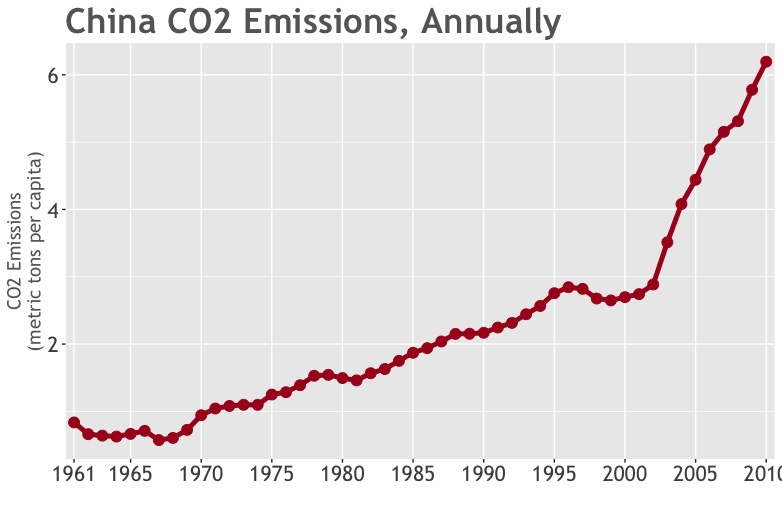

The script that drew this image:
library(ggplot2)

# data from World Bank
# http://data.worldbank.org/country/china

# visualize chines CO2 emisssions, using world bank data
# read in the data
year <- c("1961","1962","1963","1964","1965","1966","1967","1968","1969","1970","1971","1972","1973","1974","1975","1976","1977","1978","1979","1980","1981","1982","1983","1984","1985","1986","1987","1988","1989","1990","1991","1992","1993","1994","1995","1996","1997","1998","1999","2000","2001","2002","2003","2004","2005","2006","2007","2008","2009","2010")
co2_emission_per_cap_qt <- as.numeric(c("0.836046900792028","0.661428164381093","0.640001899360285","0.625646053941047","0.665524211218076","0.710891381561055","0.574162146975018","0.60545199674633","0.725149509123457","0.942934534989582","1.04223969658961","1.08067663654397","1.09819569131687","1.09736711056811","1.25012409495905","1.28528313553995","1.38884289658754","1.52920110964112","1.5426750986837","1.49525074931082","1.46043181655825","1.56673968353113","1.62905590778943","1.75044806018373","1.87105479144466","1.93943425697654","2.03841068876927","2.1509052249848","2.15307791087471","2.16770307659104","2.24590127565651","2.31420729031649","2.44280065934625","2.56599389177193","2.75575496636525","2.84430958153669","2.82056789057578","2.67674598026467","2.64864924664833","2.69686243322549","2.74212081298895","2.88522504139331","3.51224542766222","4.08013890554173","4.4411506949345","4.89272709798477","5.15356401658718","5.31115185538876","5.77814318390097","6.19485757472686"))
# combine data into df
df.china_co2 <- data.frame(year, co2_emission_per_cap_qt)

# baseline chart: fugly: cramped x axis, axis titles are var names, too many gridlines
ggplot(data=df.china_co2, aes(x = year, y = co2_emission_per_cap_qt, group = 1)) +
    geom_line()

# add points to baseline
ggplot(data=df.china_co2, aes(x=year, y=co2_emission_per_cap_qt)) + 
    geom_line() + 
    geom_point()

# need group = 1 if want continuous line between points
ggplot(data=df.china_co2, aes(x=year, y=co2_emission_per_cap_qt, group=1)) + 
    geom_line() + 
    geom_point()

# add color
ggplot(data=df.china_co2, aes(x = year, y = co2_emission_per_cap_qt, group = 1)) +
    geom_line(color='#aa0022', size=1.75) + 
    geom_point(color='#aa0022', size=3.5)

# fix gridlines by adding exact breaks for gridlines
breaks <- c("1961","1965","1970","1975","1980","1985","1990","1995","2000","2005","2010")
ggplot(data=df.china_co2, aes(x=year, y = co2_emission_per_cap_qt, group=1)) + 
    geom_line(color="#aa0022", size=1.75) + 
    geom_point(color="#aa0022", size=3.5) + 
    scale_x_discrete(breaks=breaks)

# add axis labels
ggplot(data=df.china_co2, aes(x=year, y = co2_emission_per_cap_qt, group=1)) + 
    geom_line(color="#aa0022", size=1.75) + 
    geom_point(color="#aa0022", size=3.5) + 
    scale_x_discrete(breaks=c("1961","1965","1970","1975","1980","1985","1990","1995","2000","2005","2010")) +
    ggtitle("China CO2 Emissions, Annually") + 
    # "" removes x label, since its obvious from labels that x axis is years
    labs(x = "", y="CO2 Emissions\n(metric tons per capita)") 

# format labelsggplot(data=df.china_co2, aes(x=year, y = co2_emission_per_cap_qt, group=1)) + 
ggplot(data=df.china_co2, aes(x=year, y = co2_emission_per_cap_qt, group=1)) + 
    geom_line(color="#aa0022", size=1.75) + 
    geom_point(color="#aa0022", size=3.5) + 
    scale_x_discrete(breaks=c("1961","1965","1970","1975","1980","1985","1990","1995","2000","2005","2010")) +
    ggtitle("China CO2 Emissions, Annually") + 
    # "" removes x label, since its obvious from labels that x axis is years
    labs(x = "", y="CO2 Emissions\n(metric tons per capita)") +
    theme(axis.title.y = element_text(size=14, family="Trebuchet MS", color="#666666")) +
    theme(plot.title = element_text(size=26, family="Trebuchet MS", face="bold", hjust=0, color="#666666")) +
    theme(axis.text = element_text(size=16, family="Trebuchet MS"))




# plot
ggplot(data=df.china_co2, aes(x = year, y = co2_emission_per_cap_qt, group = 1)) +
    geom_line(color="#aa0022", size=1.75) + 
    geom_point(color="#aa0022", size=3.5) + 
    scale_x_discrete(breaks=c("1961","1965","1970","1975","1980","1985","1990",
                              "1995","2000","2005","2010")) + # otherwise will print every year
    ggtitle("Annual Chinese CO2 emissions") + 
    labs(x="", y="CO2 Emissions\n(tons per capita)") + 
    theme(axis.title.y = element_text(size=14, family="Trebuchet MS", color="#666666")) +
    theme(axis.text = element_text(size=16, family="Trebuchet MS")) + 
    theme(plot.title = element_text(size=26, family="Trebuchet MS", face="bold",
                                    hjust=0, color="#666666"))
